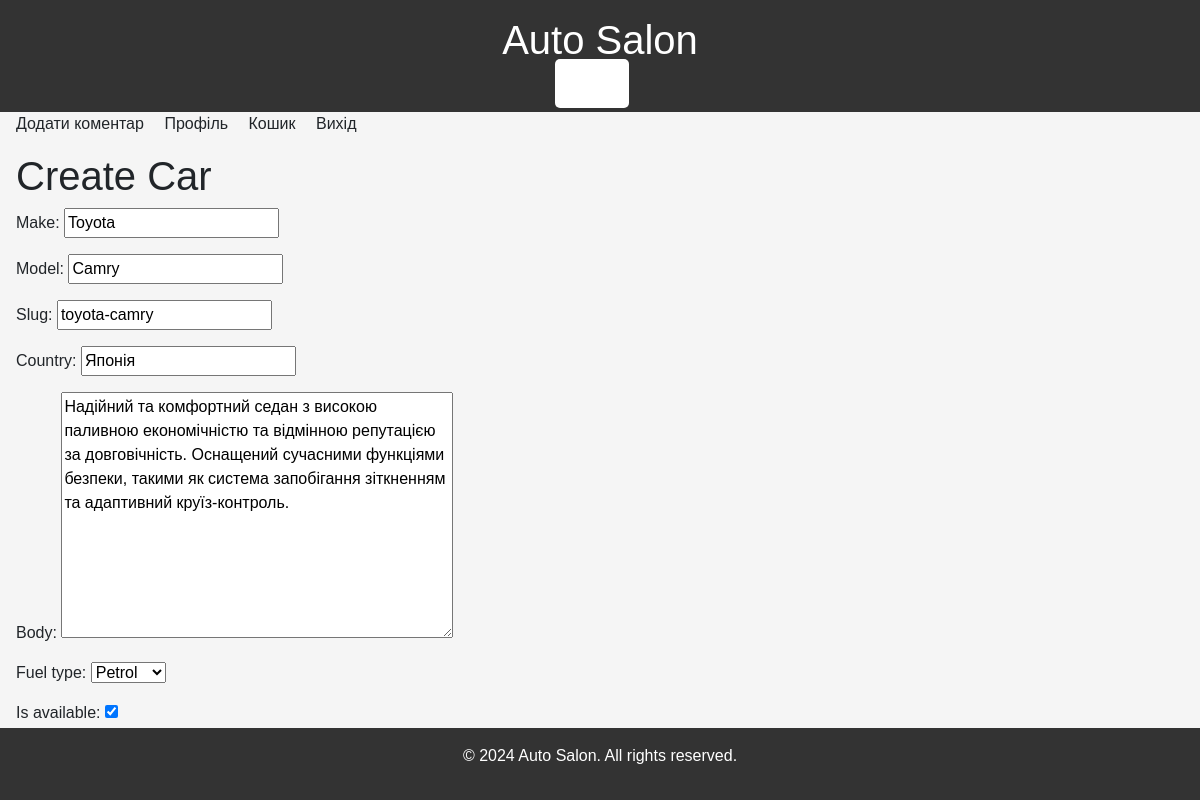
The app's page /car/toyota-camry/edit/ (signed in) with its own data.
### car_project/models.py (models this page shows, shortened)
class Car(models.Model):
    FUEL_CHOICES = [
        ('Petrol', 'Petrol'),
        ('Diesel', 'Diesel'),
        ('Electric', 'Electric')
    ]
    make = models.CharField(max_length=100)
    model = models.CharField(max_length=100)
    slug = models.SlugField(max_length=250, unique=True)
    country = models.CharField(max_length=100)
    body = models.TextField()
    pover = models.IntegerField()
    fuel_type = models.CharField(max_length=50, choices=FUEL_CHOICES)
    is_available = models.BooleanField(default=True)
    image = models.ImageField(upload_to='car_images/', null=True, blank=True, default='default_car_image.jpg')
    price = models.DecimalField(max_digits=10, decimal_places=2, default=0.00)

### car_project/views.py (the view)
# urls.py: path('car/<slug:slug>/edit/', CarUpdateView.as_view(), name='car_update'),
class CarUpdateView(UpdateView):
    model = Car
    template_name = 'car_project/car/car_form.html'
    fields = ['make', 'model', 'slug', 'country', 'body', 'power', 'fuel_type', 'is_available']

### car_project/templates/car_project/car/car_form.html (shortened to what this page needs)
{% extends "base_generic.html" %}
{% block content %}
  <h1>Create Car</h1>
  <form method="post" enctype="multipart/form-data" >
    {{ form.as_p }}
    <button type="submit" class="btn btn-primary">Create</button>
  </form>
{% endblock %}

### car_project/static/css/styles.css (style rules this page uses)
body { font-family: Arial, sans-serif; background-color: #f5f5f5; margin: 0; padding: 0; }

### records on screen
Car: make "Toyota", model "Camry", slug "toyota-camry", country "Японія", body "Надійний та комфортний седан з високою паливною економічністю та відмінною репутацією за довговічність. Оснащений сучасними функціями безпеки, такими як система запобігання зіткненням та адаптивний круїз-контроль.", fuel_type "Petrol", is_available "☑"
